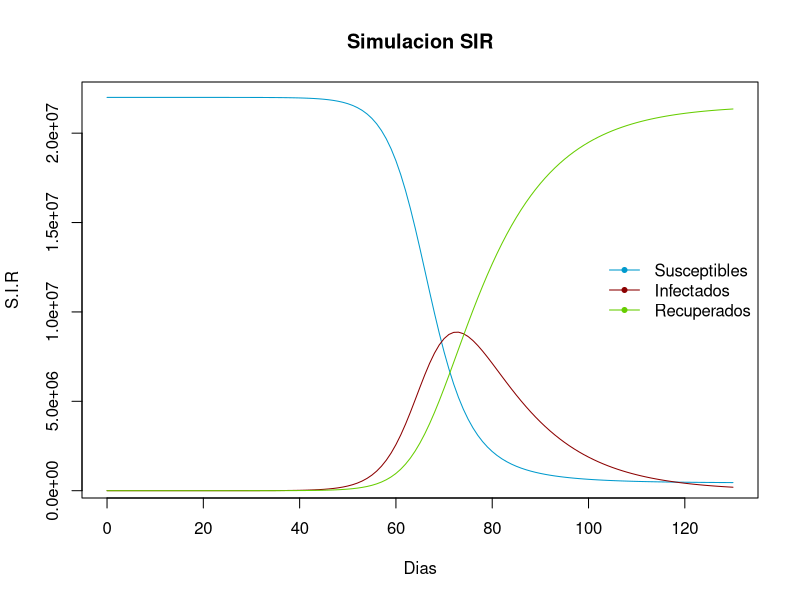

R code for this plot:
# Instalar paquetes (Primero seleccionan y corren estos paquetes)"
install.packages("data.table")
install.packages("deSolve")


# Despues corren todo el codigo 
# Paquete a utilizar
library(deSolve)
library(data.table)

# Tama?o de poblaci?n 127 millones de mexicanos
size_mex <- 22000000

# Numero de digitos
options(digits = 10)

# Estado inicial del modelo SIR y coeficientes de las variables
coeficientes <- c(S = size_mex-1  , I = 1 , R = 0)
parametros <- c(b = (1/3)/size_mex, g = 1/12)

# Intervalo de tiempo
time <- 0:130

# Declaramos funcion para el Sistema de EDO?s

SIR <- function(time, coeficientes, parametros) {
  
  with(as.list(c(coeficientes, parametros)), {
    
    # Sistema de ED  
    dS <- -b * I * S
    dI <-  b * I * S - g * I
    dR <-              g * I
    
    # Tasas de cambio    
    return(list(c(dS, dI, dR)))
  })
}



# Llamamos a la funci?n para resolver el sistema de Ecuaciones 
solucion <- as.data.table(ode(y = coeficientes, time = time, func = SIR, parametros))

# Eliminamos la variable time
solucion$time <- c()

# Mostramos los 20 primeros datos
#mostrar 10 primeros datos
head(solucion, 20)

# Gr?ficamos la informaci?n obtenida
x11()
with(solucion, {
  # GrÃ fica de susceptibles 
  plot(as.vector(time), S, type = "l", col = "deepskyblue3", xlab = "Dias", 
       ylab = "S.I.R", main = "Simulacion SIR")
  
  # Grafica de infectados
  lines(time, I, col = "darkred")
  
  # Grafica de recupeados
  lines(time, R, col = "chartreuse3")
})

# Legendas
legend("right", c("Susceptibles", "Infectados", "Recuperados"), 
       col = c("deepskyblue3", "darkred", "chartreuse3"), lty = 1, bty = "n", pch = 20)

# calculo de Imax
head(solucion)
Imax <- round(max(solucion$I), 0)

# Fechas de contagio
Covi_19_mex <- read.csv("Actualizacion_covid_19.csv")
attach(Covi_19_mex)
dias <- as.vector(Fecha)
print("El dia y cantidad mÃ xima de contagios: ")
print(c(dias[78],Imax))

# Numero reproductivo basico R0
R0 <- (sum(coeficientes)*parametros["b"])/parametros["g"] 
